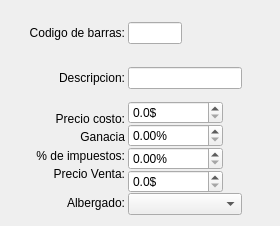
                    <widget class="QFrame" name="frame_32">
                     <property name="sizePolicy">
                      <sizepolicy hsizetype="Preferred" vsizetype="Preferred">
                       <horstretch>1</horstretch>
                       <verstretch>9</verstretch>
                      </sizepolicy>
                     </property>
                     <property name="frameShape">
                      <enum>QFrame::Shape::NoFrame</enum>
                     </property>
                     <property name="frameShadow">
                      <enum>QFrame::Shadow::Raised</enum>
                     </property>
                     <layout class="QGridLayout" name="gridLayout_14">
                      <property name="horizontalSpacing">
                       <number>3</number>
                      </property>
                      <item row="0" column="1">
                       <widget class="QFrame" name="frame_29">
                        <property name="sizePolicy">
                         <sizepolicy hsizetype="Preferred" vsizetype="Preferred">
                          <horstretch>6</horstretch>
                          <verstretch>1</verstretch>
                         </sizepolicy>
                        </property>
                        <property name="frameShape">
                         <enum>QFrame::Shape::NoFrame</enum>
                        </property>
                        <property name="frameShadow">
                         <enum>QFrame::Shadow::Raised</enum>
                        </property>
                        <layout class="QVBoxLayout" name="verticalLayout_25">
                         <property name="spacing">
                          <number>0</number>
                         </property>
                         <property name="leftMargin">
                          <number>0</number>
                         </property>
                         <property name="topMargin">
                          <number>0</number>
                         </property>
                         <property name="bottomMargin">
                          <number>0</number>
                         </property>
                         <item>
                          <widget class="QFrame" name="frame_33">
                           <property name="sizePolicy">
                            <sizepolicy hsizetype="Preferred" vsizetype="Preferred">
                             <horstretch>0</horstretch>
                             <verstretch>2</verstretch>
                            </sizepolicy>
                           </property>
                           <property name="minimumSize">
                            <size>
                             <width>0</width>
                             <height>90</height>
                            </size>
                           </property>
                           <property name="frameShape">
                            <enum>QFrame::Shape::NoFrame</enum>
                           </property>
                           <property name="frameShadow">
                            <enum>QFrame::Shadow::Raised</enum>
                           </property>
                           <layout class="QVBoxLayout" name="verticalLayout_26">
                            <property name="spacing">
                             <number>0</number>
                            </property>
                            <property name="leftMargin">
                             <number>0</number>
                            </property>
                            <property name="topMargin">
                             <number>0</number>
                            </property>
                            <property name="bottomMargin">
                             <number>0</number>
                            </property>
                            <item>
                             <widget class="QFrame" name="frame_34">
                              <property name="frameShape">
                               <enum>QFrame::Shape::NoFrame</enum>
                              </property>
                              <property name="frameShadow">
                               <enum>QFrame::Shadow::Raised</enum>
                              </property>
                              <layout class="QHBoxLayout" name="horizontalLayout_13">
                               <property name="leftMargin">
                                <number>0</number>
                               </property>
                               <item>
                                <widget class="QLineEdit" name="codigoProNewEdit">
                                 <property name="sizePolicy">
                                  <sizepolicy hsizetype="Expanding" vsizetype="Fixed">
                                   <horstretch>1</horstretch>
                                   <verstretch>0</verstretch>
                                  </sizepolicy>
                                 </property>
                                </widget>
                               </item>
                               <item>
                                <widget class="QFrame" name="frame_56">
                                 <property name="sizePolicy">
                                  <sizepolicy hsizetype="Preferred" vsizetype="Preferred">
                                   <horstretch>1</horstretch>
                                   <verstretch>0</verstretch>
                                  </sizepolicy>
                                 </property>
                                 <property name="frameShape">
                                  <enum>QFrame::Shape::NoFrame</enum>
                                 </property>
                                 <property name="frameShadow">
                                  <enum>QFrame::Shadow::Raised</enum>
                                 </property>
                                </widget>
                               </item>
                              </layout>
                             </widget>
                            </item>
                            <item>
                             <widget class="QFrame" name="frame_36">
                              <property name="frameShape">
                               <enum>QFrame::Shape::NoFrame</enum>
                              </property>
                              <property name="frameShadow">
                               <enum>QFrame::Shadow::Raised</enum>
                              </property>
                              <layout class="QVBoxLayout" name="verticalLayout_29">
                               <property name="leftMargin">
                                <number>0</number>
                               </property>
                               <item>
                                <widget class="QLineEdit" name="descripcionProNewEdit">
                                 <property name="sizePolicy">
                                  <sizepolicy hsizetype="Expanding" vsizetype="Fixed">
                                   <horstretch>1</horstretch>
                                   <verstretch>0</verstretch>
                                  </sizepolicy>
                                 </property>
                                </widget>
                               </item>
                              </layout>
                             </widget>
                            </item>
                           </layout>
                          </widget>
                         </item>
                         <item>
                          <widget class="QFrame" name="frame_35">
                           <property name="sizePolicy">
                            <sizepolicy hsizetype="Preferred" vsizetype="Preferred">
                             <horstretch>0</horstretch>
                             <verstretch>5</verstretch>
                            </sizepolicy>
                           </property>
                           <property name="frameShape">
                            <enum>QFrame::Shape::NoFrame</enum>
                           </property>
                           <property name="frameShadow">
                            <enum>QFrame::Shadow::Raised</enum>
                           </property>
                           <layout class="QGridLayout" name="gridLayout_13">
                            <property name="leftMargin">
                             <number>0</number>
                            </property>
                            <property name="topMargin">
                             <number>0</number>
                            </property>
                            <property name="bottomMargin">
                             <number>0</number>
                            </property>
                            <property name="verticalSpacing">
                             <number>0</number>
                            </property>
                            <item row="3" column="0" colspan="2">
                             <widget class="QFrame" name="frame_61">
                              <property name="sizePolicy">
                               <sizepolicy hsizetype="Preferred" vsizetype="Preferred">
                                <horstretch>0</horstretch>
                                <verstretch>1</verstretch>
                               </sizepolicy>
                              </property>
                              <property name="frameShape">
                               <enum>QFrame::Shape::NoFrame</enum>
                              </property>
                              <property name="frameShadow">
                               <enum>QFrame::Shadow::Raised</enum>
                              </property>
                              <layout class="QHBoxLayout" name="horizontalLayout_14">
                               <property name="leftMargin">
                                <number>0</number>
                               </property>
                               <property name="topMargin">
                                <number>0</number>
                               </property>
                               <property name="bottomMargin">
                                <number>0</number>
                               </property>
                               <item>
                                <widget class="QComboBox" name="albergadoProNewCombo">
                                 <property name="sizePolicy">
                                  <sizepolicy hsizetype="Preferred" vsizetype="Fixed">
                                   <horstretch>1</horstretch>
                                   <verstretch>0</verstretch>
                                  </sizepolicy>
                                 </property>
                                 <property name="editable">
                                  <bool>false</bool>
                                 </property>
                                 <property name="currentText">
                                  <string/>
                                 </property>
                                 <property name="maxVisibleItems">
                                  <number>13</number>
                                 </property>
                                 <property name="placeholderText">
                                  <string>no selecionado</string>
                                 </property>
                                </widget>
                               </item>
                              </layout>
                             </widget>
                            </item>
                            <item row="1" column="1">
                             <widget class="QFrame" name="frame_37">
                              <property name="sizePolicy">
                               <sizepolicy hsizetype="Preferred" vsizetype="Preferred">
                                <horstretch>3</horstretch>
                                <verstretch>4</verstretch>
                               </sizepolicy>
                              </property>
                              <property name="frameShape">
                               <enum>QFrame::Shape::NoFrame</enum>
                              </property>
                              <property name="frameShadow">
                               <enum>QFrame::Shadow::Raised</enum>
                              </property>
                             </widget>
                            </item>
                            <item row="1" column="0">
                             <widget class="QFrame" name="frame_57">
                              <property name="sizePolicy">
                               <sizepolicy hsizetype="Preferred" vsizetype="Preferred">
                                <horstretch>1</horstretch>
                                <verstretch>4</verstretch>
                               </sizepolicy>
                              </property>
                              <property name="frameShape">
                               <enum>QFrame::Shape::NoFrame</enum>
                              </property>
                              <property name="frameShadow">
                               <enum>QFrame::Shadow::Raised</enum>
                              </property>
                              <layout class="QVBoxLayout" name="verticalLayout_23">
                               <property name="spacing">
                                <number>0</number>
                               </property>
                               <property name="leftMargin">
                                <number>0</number>
                               </property>
                               <property name="topMargin">
                                <number>0</number>
                               </property>
                               <property name="bottomMargin">
                                <number>0</number>
                               </property>
                               <item>
                                <widget class="QDoubleSpinBox" name="costoProNewSpin">
                                 <property name="sizePolicy">
                                  <sizepolicy hsizetype="Minimum" vsizetype="Fixed">
                                   <horstretch>1</horstretch>
                                   <verstretch>0</verstretch>
                                  </sizepolicy>
                                 </property>
                                 <property name="suffix">
                                  <string>$</string>
                                 </property>
                                 <property name="decimals">
                                  <number>1</number>
                                 </property>
                                 <property name="maximum">
                                  <double>9999999.900000000372529</double>
                                 </property>
                                </widget>
                               </item>
                               <item>
                                <widget class="QDoubleSpinBox" name="gananciaProNewSpin">
                                 <property name="prefix">
                                  <string/>
                                 </property>
                                 <property name="suffix">
                                  <string>%</string>
                                 </property>
                                 <property name="decimals">
                                  <number>2</number>
                                 </property>
                                 <property name="maximum">
                                  <double>99999999.900000005960464</double>
                                 </property>
                                </widget>
                               </item>
                               <item>
                                <widget class="QDoubleSpinBox" name="impuestoProNewSpin">
                                 <property name="suffix">
                                  <string>%</string>
                                 </property>
                                 <property name="stepType">
                                  <enum>QAbstractSpinBox::StepType::DefaultStepType</enum>
                                 </property>
                                </widget>
                               </item>
                               <item>
                                <widget class="QDoubleSpinBox" name="precioProNewSpin">
                                 <property name="suffix">
                                  <string>$</string>
                                 </property>
                                 <property name="decimals">
                                  <number>1</number>
                                 </property>
                                 <property name="maximum">
                                  <double>100000000.000000000000000</double>
                                 </property>
                                </widget>
                               </item>
                              </layout>
                             </widget>
                            </item>
                           </layout>
                          </widget>
                         </item>
                        </layout>
                       </widget>
                      </item>
                      <item row="0" column="0">
                       <widget class="QFrame" name="frame_28">
                        <property name="sizePolicy">
                         <sizepolicy hsizetype="Preferred" vsizetype="Preferred">
                          <horstretch>1</horstretch>
                          <verstretch>1</verstretch>
                         </sizepolicy>
                        </property>
                        <property name="frameShape">
                         <enum>QFrame::Shape::NoFrame</enum>
                        </property>
                        <property name="frameShadow">
                         <enum>QFrame::Shadow::Raised</enum>
                        </property>
                        <layout class="QVBoxLayout" name="verticalLayout_12">
                         <property name="spacing">
                          <number>0</number>
                         </property>
                         <property name="topMargin">
                          <number>0</number>
                         </property>
                         <property name="rightMargin">
                          <number>0</number>
                         </property>
                         <property name="bottomMargin">
                          <number>0</number>
                         </property>
                         <item>
                          <widget class="QFrame" name="frame_59">
                           <property name="sizePolicy">
                            <sizepolicy hsizetype="Preferred" vsizetype="Preferred">
                             <horstretch>0</horstretch>
                             <verstretch>2</verstretch>
                            </sizepolicy>
                           </property>
                           <property name="minimumSize">
                            <size>
                             <width>0</width>
                             <height>90</height>
                            </size>
                           </property>
                           <property name="frameShape">
                            <enum>QFrame::Shape::NoFrame</enum>
                           </property>
                           <property name="frameShadow">
                            <enum>QFrame::Shadow::Raised</enum>
                           </property>
                           <layout class="QVBoxLayout" name="verticalLayout_27">
                            <property name="spacing">
                             <number>0</number>
                            </property>
                            <property name="topMargin">
                             <number>0</number>
                            </property>
                            <property name="rightMargin">
                             <number>0</number>
                            </property>
                            <property name="bottomMargin">
                             <number>0</number>
                            </property>
                            <item>
                             <widget class="QLabel" name="label_17">
                              <property name="layoutDirection">
                               <enum>Qt::LayoutDirection::RightToLeft</enum>
                              </property>
                              <property name="text">
                               <string>&lt;html&gt;&lt;head/&gt;&lt;body&gt;&lt;p align=&quot;right&quot;&gt;Codigo de barras:&lt;/p&gt;&lt;/body&gt;&lt;/html&gt;</string>
                              </property>
                             </widget>
                            </item>
                            <item>
                             <widget class="QLabel" name="label_18">
                              <property name="layoutDirection">
                               <enum>Qt::LayoutDirection::RightToLeft</enum>
                              </property>
                              <property name="text">
                               <string>&lt;html&gt;&lt;head/&gt;&lt;body&gt;&lt;p align=&quot;right&quot;&gt;Descripcion:&lt;/p&gt;&lt;/body&gt;&lt;/html&gt;</string>
                              </property>
                             </widget>
                            </item>
                           </layout>
                          </widget>
                         </item>
                         <item>
                          <widget class="QFrame" name="frame_58">
                           <property name="sizePolicy">
                            <sizepolicy hsizetype="Preferred" vsizetype="Preferred">
                             <horstretch>0</horstretch>
                             <verstretch>4</verstretch>
                            </sizepolicy>
                           </property>
                           <property name="frameShape">
                            <enum>QFrame::Shape::NoFrame</enum>
                           </property>
                           <property name="frameShadow">
                            <enum>QFrame::Shadow::Raised</enum>
                           </property>
                           <layout class="QVBoxLayout" name="verticalLayout_24">
                            <property name="spacing">
                             <number>0</number>
                            </property>
                            <property name="rightMargin">
                             <number>0</number>
                            </property>
                            <item>
                             <widget class="QLabel" name="label_19">
                              <property name="text">
                               <string>&lt;html&gt;&lt;head/&gt;&lt;body&gt;&lt;p align=&quot;right&quot;&gt;Precio costo:&lt;/p&gt;&lt;/body&gt;&lt;/html&gt;</string>
                              </property>
                             </widget>
                            </item>
                            <item>
                             <widget class="QLabel" name="label_25">
                              <property name="text">
                               <string>&lt;html&gt;&lt;head/&gt;&lt;body&gt;&lt;p align=&quot;right&quot;&gt;Ganacia&lt;/p&gt;&lt;/body&gt;&lt;/html&gt;</string>
                              </property>
                             </widget>
                            </item>
                            <item>
                             <widget class="QLabel" name="label_26">
                              <property name="text">
                               <string>&lt;html&gt;&lt;head/&gt;&lt;body&gt;&lt;p align=&quot;right&quot;&gt;% de impuestos:&lt;/p&gt;&lt;/body&gt;&lt;/html&gt;</string>
                              </property>
                             </widget>
                            </item>
                            <item>
                             <widget class="QLabel" name="label_28">
                              <property name="text">
                               <string>&lt;html&gt;&lt;head/&gt;&lt;body&gt;&lt;p align=&quot;right&quot;&gt;Precio Venta:&lt;/p&gt;&lt;/body&gt;&lt;/html&gt;</string>
                              </property>
                             </widget>
                            </item>
                           </layout>
                          </widget>
                         </item>
                         <item>
                          <widget class="QFrame" name="frame_60">
                           <property name="sizePolicy">
                            <sizepolicy hsizetype="Preferred" vsizetype="Preferred">
                             <horstretch>0</horstretch>
                             <verstretch>1</verstretch>
                            </sizepolicy>
                           </property>
                           <property name="frameShape">
                            <enum>QFrame::Shape::NoFrame</enum>
                           </property>
                           <property name="frameShadow">
                            <enum>QFrame::Shadow::Raised</enum>
                           </property>
                           <layout class="QVBoxLayout" name="verticalLayout_28">
                            <property name="topMargin">
                             <number>0</number>
                            </property>
                            <property name="rightMargin">
                             <number>0</number>
                            </property>
                            <property name="bottomMargin">
                             <number>0</number>
                            </property>
                            <item>
                             <widget class="QLabel" name="label_27">
                              <property name="sizePolicy">
                               <sizepolicy hsizetype="Preferred" vsizetype="Preferred">
                                <horstretch>0</horstretch>
                                <verstretch>1</verstretch>
                               </sizepolicy>
                              </property>
                              <property name="text">
                               <string>&lt;html&gt;&lt;head/&gt;&lt;body&gt;&lt;p align=&quot;right&quot;&gt;Albergado:&lt;/p&gt;&lt;/body&gt;&lt;/html&gt;</string>
                              </property>
                             </widget>
                            </item>
                           </layout>
                          </widget>
                         </item>
                        </layout>
                       </widget>
                      </item>
                     </layout>
                    </widget>
